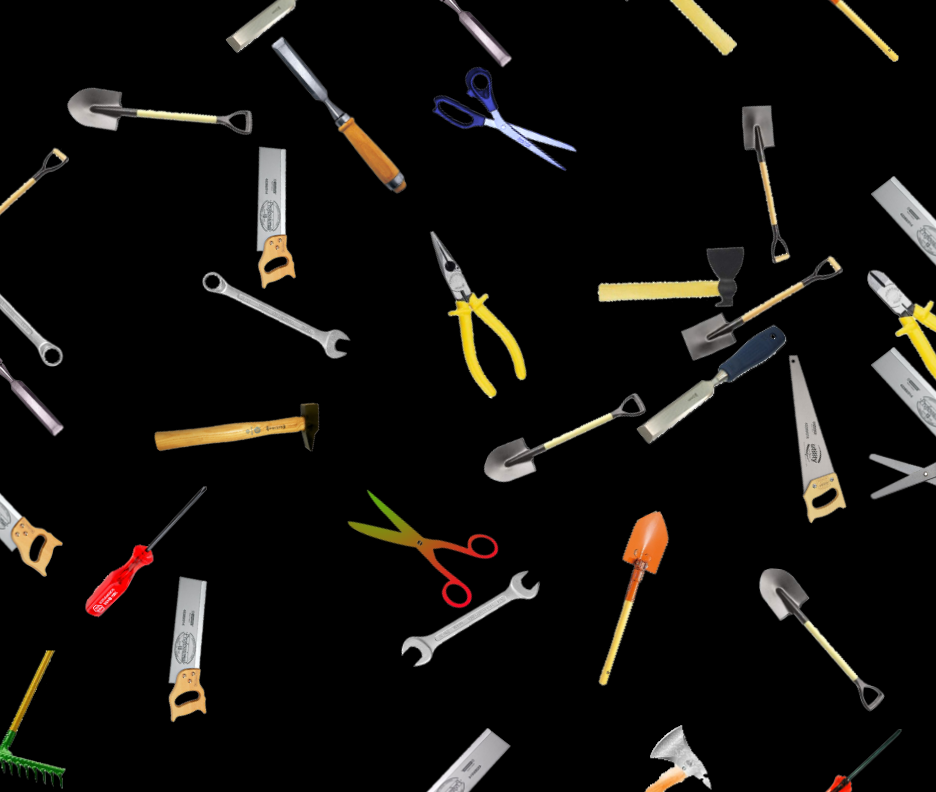
%> input picture Prática/Aula 8/TP2_img_01_01.png, 936 x 792 px
$ octave --eval "result = autobin(imread('../Aula 8/TP2_img_01_01.png'));"   (GNU Octave 9; MATLAB toolbox functions it lacks are replaced by stand-ins)
%> lines starting %> are read from the running program, lines starting %| are printed output that depends on the picture
function bin_img = autobin(img)

    threshold = graythresh(img);
%> threshold = 0.337
    bin_img = imbinarize(img, threshold);
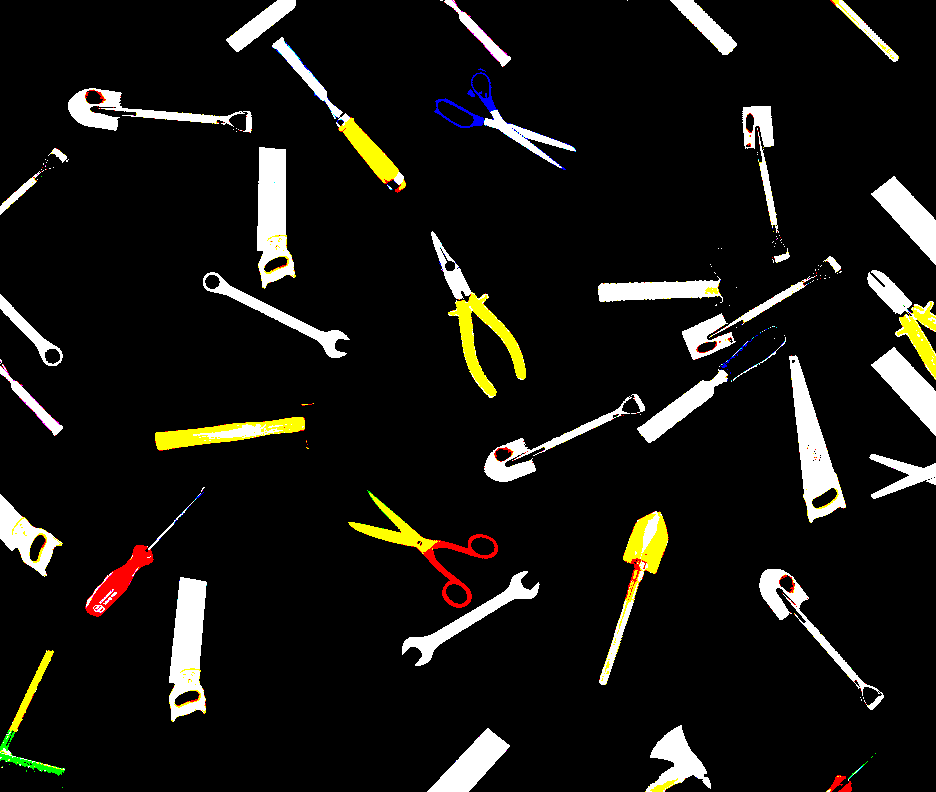
%> bin_img: size 792x936x3 logical; mean R, G, B 0.0917, 0.0873, 0.0724

    % Contar o número de pixels brancos e pretos na imagem binarizada
    num_white_pixels = sum(bin_img(:)); % branco tem valor 1 e preto valor 0 então basta somar os valores da imagem para ter o nº de pixels brancos
%> num_white_pixels = 186311
    num_black_pixels = numel(bin_img) - num_white_pixels;
%> num_black_pixels = 2037625

    % inversão da imagem a devolver caso o número de pixels brancos seja maior do que o de pixels pretos
    if num_white_pixels > num_black_pixels
        bin_img = 1-bin_img;
    end

end
